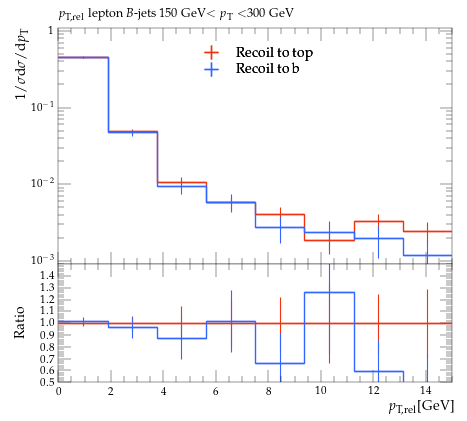

Reproduce this figure in Python.
#! /usr/bin/env python

# This Python script was auto-generated using YODA v2.0.2.
# Analysis object: /MC_HFDECAYS/avg_B_jet_l_pTrel_150_300
# Timestamp: 31-07-2026 (13:13:52)

import matplotlib as mpl
import matplotlib.pyplot as plt
mpl.use('Agg') # comment out for interactive use
import os
import numpy as np

plotDir = os.path.split(os.path.realpath(__file__))[0]
if 'YODA_USER_PLOT_PATH' in globals():
    plot_outdir = globals()['YODA_USER_PLOT_PATH']
else:
    plot_outdir = plotDir

#plot style
plt.style.use(os.path.join(plotDir, '../default.mplstyle'))
# plot metadata
figW, figH = plt.rcParams['figure.figsize']
ax_xLabel = r'$p_\mathrm{T,rel}$[GeV]'
ax_yLabel = r'$1/\sigma \mathrm{d}\sigma/\mathrm{d}p_\mathrm{T}$'
ax_title  = r'$p_\mathrm{T,rel}$ lepton $B$-jets 150 GeV$<p_\mathrm{T}<$300 GeV'
ax_xScale = 'linear'
ax_yScale = 'log'
xLims = (0.0, 15.0)
yLims = (0.0009000000000000001, 1.1)

# TeX-friendly labels for the legend
labels = {
    'legend' : ([ r"Recoil to top", r"Recoil to b" ], r""),
}

# Adjust canvas width and height
canvasW = 10.0
canvasH = 9.0
figW *= canvasW/10.
figH *= canvasH/9.

# Create figure and axis objects
fig, (ax, ratio0_ax) = plt.subplots(2, 1, sharex=True,
                  figsize=(figW,figH), gridspec_kw={'height_ratios': (6.0, 3.0)})

# Set figure margins
plt.subplots_adjust(
    left   = 1.0 * plt.rcParams['figure.subplot.left'],
    right  = 1.0 * plt.rcParams['figure.subplot.right'],
    top    = 1.0 * plt.rcParams['figure.subplot.top'],
    bottom = 1.0 * plt.rcParams['figure.subplot.bottom'])

ratio0_ax.yaxis.set_major_locator(mpl.ticker.MultipleLocator(0.1))
ratio0_ax.set_ylim(0.5, 1.4999)
ratio0_ax.set_ylabel('Ratio')

# the numerical data is stored in a separate file
dataf = dict()
prefix = os.path.split(__file__)[0]
if prefix:    prefix = prefix + '/'
exec(open(prefix+'avg_B_jet_l_pTrel_150_300__data.py').read(), dataf)


legend_handles = dict() # keep track of handles for the legend

# style options for curves
# starts at zorder>=5 to draw curve on top of legend
styles = {
  'recoil_t': {
    'color' : '#EE3311',
    'linestyle' : '-',
    'linewidth' : 1,
    'marker' : 'none',
    'markersize' : 2,
    'capsize' : 0.0,
    'zorder' : 5,
    'histstyle' : 1,
    'drawstyle' : 'steps-pre',
    'xerrorbars' : 1,
    'yerrorbars' : 1,
    'fillcolor' : None,
    'fillopacity' : 1.0,
    'ratio0_linestyle' : '-',
    'ratio0_linewidth' : 1,
    'ratio0_marker' : 'none',
    'ratio0_markersize' : 2,
    'ratio0_capsize' : 0.0,
    'ratio0_zorder' : 5,
    'ratio0_histstyle' : 1,
    'ratio0_drawstyle' : 'steps-pre',
    'ratio0_xerrorbars' : 1,
    'ratio0_yerrorbars' : 1,
  },
  'recoil_b': {
    'color' : '#3366FF',
    'linestyle' : '-',
    'linewidth' : 1,
    'marker' : 'none',
    'markersize' : 2,
    'capsize' : 0.0,
    'zorder' : 6,
    'histstyle' : 1,
    'drawstyle' : 'steps-pre',
    'xerrorbars' : 1,
    'yerrorbars' : 1,
    'fillcolor' : None,
    'fillopacity' : 1.0,
    'ratio0_linestyle' : '-',
    'ratio0_linewidth' : 1,
    'ratio0_marker' : 'none',
    'ratio0_markersize' : 2,
    'ratio0_capsize' : 0.0,
    'ratio0_zorder' : 6,
    'ratio0_histstyle' : 1,
    'ratio0_drawstyle' : 'steps-pre',
    'ratio0_xerrorbars' : 1,
    'ratio0_yerrorbars' : 1,
  },
}

# curve from input yoda files in main panel
for label, yvals in dataf['yvals'].items():
    if all(np.isnan(v) for v in dataf['yvals'][label]):
        continue
    tmp = None
    if styles[label]['histstyle']: # draw as histogram
        xpos = dataf['xedges'][label] if styles[label]['drawstyle'] else dataf['xpoints'][label]
        ypos = np.insert(yvals, 0, yvals[0]) if styles[label]['drawstyle'] else yvals
        if styles[label]['fillcolor']: # fill area below curve
            ax.fill_between(xpos, ypos, step='pre',
                            color=styles[label]['fillcolor'],
                            alpha=styles[label]['fillopacity'])
        tmp, = ax.plot(xpos, ypos,
                       color=styles[label]['color'],
                       linestyle=styles[label]['linestyle'],
                       linewidth=styles[label]['linewidth'],
                       drawstyle=styles[label]['drawstyle'], solid_joinstyle='miter',
                       zorder=styles[label]['zorder'], label=label)
    tmp = ax.errorbar(dataf['xpoints'][label], yvals,
                      xerr=np.array(dataf['xerrs'][label])*styles[label]['xerrorbars'],
                      yerr=np.array(dataf['yerrs'][label])*styles[label]['yerrorbars'],
                      fmt=styles[label]['marker'], capsize=styles[label]['capsize'],
                      markersize=styles[label]['markersize'],
                      ecolor=styles[label]['color'],
                      color=styles[label]['color'], zorder=styles[label]['zorder'])
    tmp[-1][0].set_linestyle(styles[label]['linestyle'])
    tmp[-1][0].set_linewidth(styles[label]['linewidth'])
    if label in dataf['add_legend_handle']:  legend_handles[label] = tmp
    for varLabel in dataf['variation_yvals'].keys():
        if varLabel.startswith(label):
            tmp, = ax.plot(dataf['xedges'][label], dataf['variation_yvals'][varLabel],
                           color=styles[label]['color'],
                           linestyle=styles[label]['linestyle'],
                           linewidth=styles[label]['linewidth'],
                           drawstyle='steps-pre', solid_joinstyle='miter',
                           zorder=styles[label]['zorder'], alpha=0.5)


# plots on ratio panel
# curve from input yoda files in ratio panel
for label, yvals in dataf['ratio0_yvals'].items():
    if all(np.isnan(v) for v in yvals):
        continue
    if styles[label]['ratio0_histstyle']: # plot as histogram
        xpos = dataf['xedges']['recoil_t'] if styles[label]['ratio0_drawstyle'] else dataf['xpoints']['recoil_t']
        ypos = np.insert(yvals, 0, yvals[0]) if styles[label]['ratio0_drawstyle'] else yvals
        ratio0_ax.plot(xpos, ypos,
                       color=styles[label]['color'],
                       linewidth=styles[label]['linewidth'],
                       linestyle=styles[label]['ratio0_linestyle'],
                       drawstyle=styles[label]['ratio0_drawstyle'], zorder=styles[label]['zorder'],
                       solid_joinstyle='miter')
    tmp = ratio0_ax.errorbar(dataf['xpoints']['recoil_t'], yvals,
                             xerr=np.array(dataf['ref_xerrs'])*styles[label]['ratio0_xerrorbars'],
                             yerr=np.array(dataf['ratio0_yerrs'][label])*styles[label]['ratio0_yerrorbars'],
                             fmt=styles[label]['ratio0_marker'], capsize=styles[label]['ratio0_capsize'],
                             markersize=styles[label]['ratio0_markersize'],
                             ecolor=styles[label]['color'],
                             color=styles[label]['color'])
    tmp[-1][0].set_linestyle(styles[label]['ratio0_linestyle'])
    tmp[-1][0].set_linewidth(styles[label]['ratio0_linewidth'])

    for varlabel in dataf['ratio0_variation_vals'].keys():
        if varlabel.startswith(label):
            ratio0_ax.plot(dataf['xedges']['recoil_t'],
                            dataf['ratio0_variation_vals'][varlabel],
                            color=styles[label]['color'],
                            linestyle=styles[label]['linestyle'],
                            linewidth=styles[label]['linewidth'],
                            drawstyle='steps-pre', solid_joinstyle='miter',
                            zorder=1, alpha=0.5)

legend_items = list(legend_handles.values())
ax.add_artist(ax.legend(legend_items,
                        labels['legend'][0],
                        title=labels['legend'][1],
                        alignment='left',
                        loc='upper center',
                        bbox_to_anchor=(0.5, 0.97)))

# set plot metadata as defined above
ratio0_ax.set_xlabel(ax_xLabel)
ratio0_ax.xaxis.set_label_coords(1., -0.15)
ax.set_ylabel(ax_yLabel, ha='right', va='top')
ax.yaxis.set_label_coords(-0.11, 1.0)
ax.set_title(ax_title, loc='left')
ax.set_xscale(ax_xScale)
ax.set_yscale(ax_yScale)
ax.set_xlim(xLims)
ax.set_ylim(yLims)

# tick formatting
plt.rcParams['xtick.top'] = True
plt.rcParams['ytick.right'] = True
ax.yaxis.set_major_locator(mpl.ticker.LogLocator(base=10.0, numticks=np.inf))
ax.yaxis.set_minor_locator(mpl.ticker.LogLocator(
                           base=10.0, subs=np.arange(0.1, 1, 0.1), numticks=np.inf))
fig.align_ylabels((ax, ratio0_ax))
plt.savefig(os.path.join(plot_outdir, 'avg_B_jet_l_pTrel_150_300.pdf'), format='PDF')
plt.savefig(os.path.join(plot_outdir, 'avg_B_jet_l_pTrel_150_300.png'), format='PNG')

plt.close(fig)
